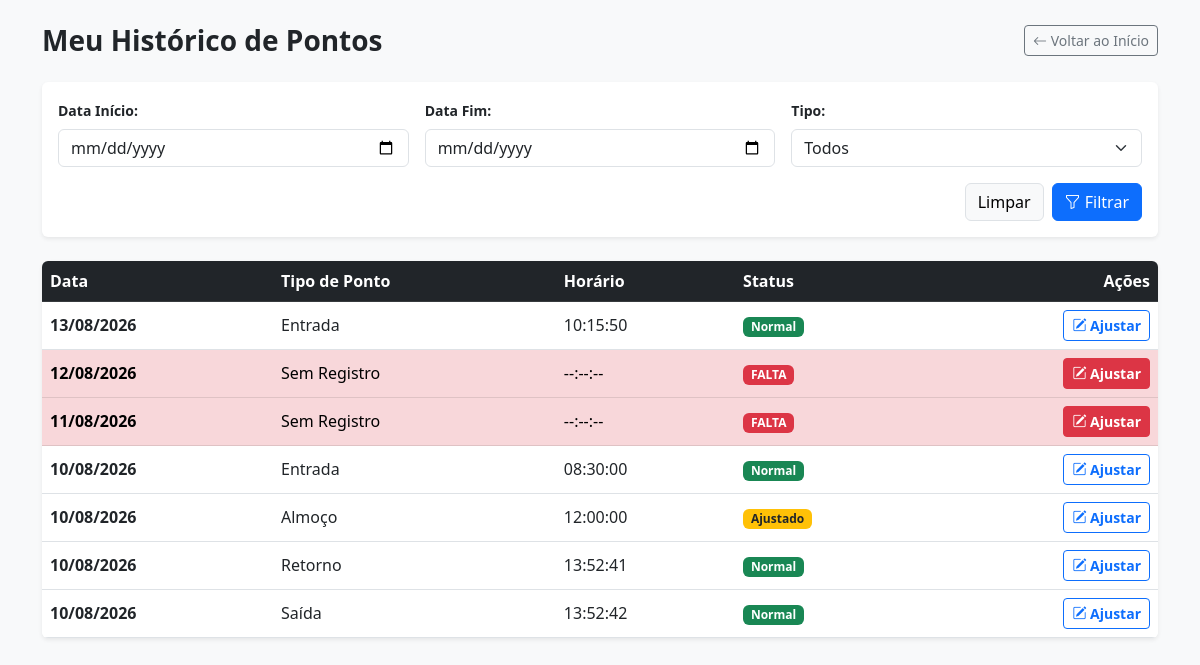
/meu-historico (signed in), run on the app's committed database.
### app.py (models this page shows)
class RegistroPonto(db.Model):
    id = db.Column(db.Integer, primary_key=True)
    data = db.Column(db.String(10), nullable=False)  # DD/MM/YYYY
    tipo = db.Column(db.String(20), nullable=False)
    hora = db.Column(db.String(8), nullable=False)   # HH:MM:SS
    usuario_id = db.Column(db.Integer, db.ForeignKey("usuario.id"), nullable=False)
    foi_ajustado = db.Column(db.Boolean, default=False)

### app.py (the view)
@app.route("/meu-historico")
@login_required
def meu_historico():
    data_inicio_str = request.args.get("data_inicio", "").strip()
    data_fim_str = request.args.get("data_fim", "").strip()
    tipo_ponto = request.args.get("tipo_ponto", "").strip()
    hoje = datetime.now(ZoneInfo("America/Sao_Paulo")).date()
    registros_query = RegistroPonto.query.filter_by(usuario_id=current_user.id).all()
    pontos_por_data = defaultdict(list)
    primeira_data_banco = hoje
    for r in registros_query:
        try:
            d_obj = datetime.strptime(r.data, "%d/%m/%Y").date()
            pontos_por_data[d_obj].append(r)
            if d_obj < primeira_data_banco:
                primeira_data_banco = d_obj
        except ValueError:
            pass
    d_inicio = datetime.strptime(data_inicio_str, "%Y-%m-%d").date() if data_inicio_str else primeira_data_banco
    d_fim = datetime.strptime(data_fim_str, "%Y-%m-%d").date() if data_fim_str else hoje
    lista_historico = []
    curr = d_fim
    while curr >= d_inicio:
        registros_dia = pontos_por_data.get(curr, [])
        if tipo_ponto:
            registros_dia = [r for r in registros_dia if r.tipo == tipo_ponto]
        if registros_dia:
            for r in registros_dia:
                lista_historico.append({
                    "data": r.data,
                    "tipo": r.tipo,
                    "hora": r.hora,
                    "status": "Ajustado" if r.foi_ajustado else "Normal",
                    "is_falta": False
                })
        elif eh_dia_util(curr) and not tipo_ponto:
            lista_historico.append({
                "data": curr.strftime("%d/%m/%Y"),
                "tipo": "Sem Registro",
                "hora": "--:--:--",
                "status": "FALTA",
                "is_falta": True
            })
        curr -= timedelta(days=1)
    return render_template(
        "meu_historico.html",
        registros=lista_historico,
        data_inicio=data_inicio_str,
        data_fim=data_fim_str,
        tipo_ponto=tipo_ponto,
    )

### app.py (called while the page is built)
def eh_dia_util(data_obj):
    return data_obj.weekday() < 5

@login_manager.user_loader
def load_user(user_id):
    return Usuario.query.get(int(user_id))

@app.context_processor
def inject_notifications():
    try:
        if current_user and current_user.is_authenticated:
            notifs = obter_notificacoes_usuario(current_user.id)
            return dict(notificacoes_usuario=notifs, total_notificacoes=len(notifs))
    except Exception:
        pass
    return dict(notificacoes_usuario=[], total_notificacoes=0)

### templates/meu_historico.html (shortened to what this page needs)
<!DOCTYPE html>
<html lang="pt-br">
<head>
    <link href="https://cdn.jsdelivr.net/npm/bootstrap@5.3.0/dist/css/bootstrap.min.css" rel="stylesheet">
    <link href="https://cdn.jsdelivr.net/npm/bootstrap-icons@1.10.5/font/bootstrap-icons.css" rel="stylesheet">
</head>
<body class="bg-light py-4">
    <div class="container">
        <div class="d-flex justify-content-between align-items-center mb-4">
            <h3 class="fw-bold text-dark m-0">Meu Histórico de Pontos</h3>
            <a href="{{ url_for('index') }}" class="btn btn-outline-secondary btn-sm">
                <i class="bi bi-arrow-left"></i> Voltar ao Início
            </a>
        </div>
        <div class="card border-0 shadow-sm mb-4">
            <div class="card-body">
                <form method="GET" action="{{ url_for('meu_historico') }}" class="row g-3 align-items-end">
                    <div class="col-md-4">
                        <label class="form-label fw-semibold small">Data Início:</label>
                        <input type="date" name="data_inicio" class="form-control" value="{{ data_inicio }}">
                    </div>
                    <div class="col-md-4">
                        <label class="form-label fw-semibold small">Data Fim:</label>
                        <input type="date" name="data_fim" class="form-control" value="{{ data_fim }}">
                    </div>
                    <div class="col-md-4">
                        <label class="form-label fw-semibold small">Tipo:</label>
                        <select name="tipo_ponto" class="form-select">
                            <option value="">Todos</option>
                        </select>
                    </div>
                    <div class="col-12 d-flex justify-content-end gap-2">
                        <a href="{{ url_for('meu_historico') }}" class="btn btn-light border">Limpar</a>
                        <button type="submit" class="btn btn-primary"><i class="bi bi-funnel"></i> Filtrar</button>
                    </div>
                </form>
            </div>
        </div>
        <div class="card border-0 shadow-sm overflow-hidden">
            <div class="table-responsive">
                <table class="table table-hover align-middle mb-0">
                    <thead class="table-dark">
                        <tr>
                            <th>Data</th>
                            <th>Tipo de Ponto</th>
                            <th>Horário</th>
                            <th>Status</th>
                            <th class="text-end">Ações</th>
                        </tr>
                    </thead>
                    <tbody>
                        {% if registros %}
                            {% for r in registros %}
                            <tr class="{% if r.is_falta %}table-danger{% endif %}">
                                <td class="fw-semibold">{{ r.data }}</td>
                                <td>{{ r.tipo }}</td>
                                <td>{{ r.hora }}</td>
                                <td>
                                    {% if r.is_falta %}
                                        <span class="badge bg-danger">FALTA</span>
                                    {% elif r.status == 'Ajustado' %}
                                        <span class="badge bg-warning text-dark">Ajustado</span>
                                    {% else %}
                                        <span class="badge bg-success">Normal</span>
                                    {% endif %}
                                </td>
                                <td class="text-end">
                                    {% set dia, mes, ano = r.data.split('/') %}
                                    <a href="{{ url_for('solicitar_correcao', data=ano + '-' + mes + '-' + dia) }}"
                                       class="btn btn-sm {% if r.is_falta %}btn-danger{% else %}btn-outline-primary{% endif %} fw-semibold">
                                        <i class="bi bi-pencil-square"></i> Ajustar
                                    </a>
                                </td>
                            </tr>
                            {% endfor %}
                        {% else %}
                            <tr>
                                <td colspan="5" class="text-center py-4 text-muted">Nenhum registro encontrado.</td>
                            </tr>
                        {% endif %}
                    </tbody>
                </table>
            </div>
        </div>
    </div>
</body>
</html>

### data on the page
RegistroPonto: data "13/08/2026", tipo "Entrada", hora "10:15:50", shows "Normal"
RegistroPonto: data "10/08/2026", tipo "Entrada", hora "08:30:00", shows "Normal"
RegistroPonto: data "10/08/2026", tipo "Almoço", hora "12:00:00", shows "Ajustado"
RegistroPonto: data "10/08/2026", tipo "Retorno", hora "13:52:41", shows "Normal"
RegistroPonto: data "10/08/2026", tipo "Saída", hora "13:52:42", shows "Normal"

### other printed values
{{ r.data }} "12/08/2026" "11/08/2026"
{{ r.tipo }} "Sem Registro" "Sem Registro"
{{ r.hora }} "--:--:--" "--:--:--"
